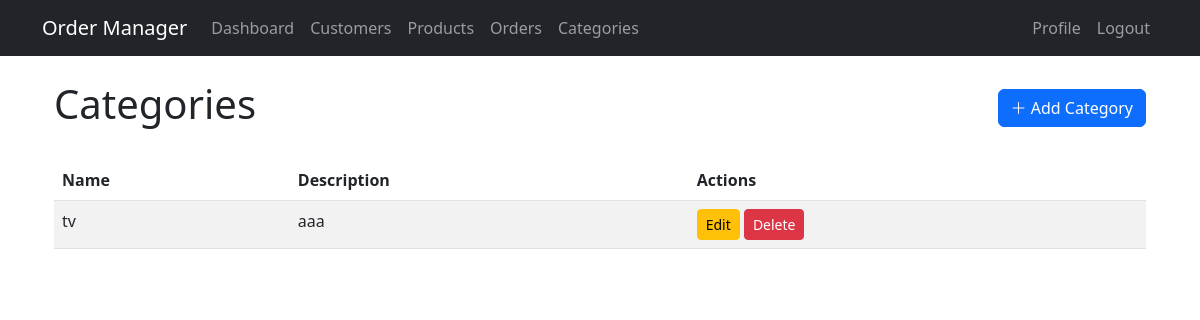
/categories/ (signed in), run on an earlier commit of the app's database.
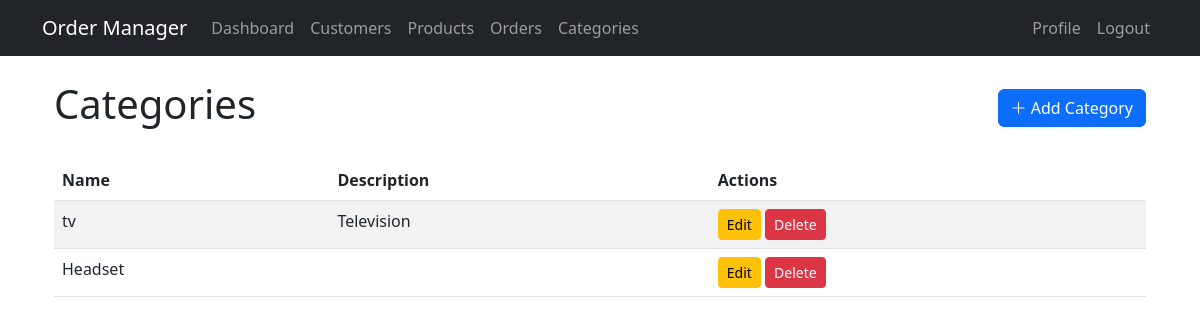
And on a later commit of the database.
### core/models.py (models this page shows, shortened)
class Category(models.Model):
    name = models.CharField(max_length=100)
    description = models.TextField(blank=True)
    created_by = models.ForeignKey(User, on_delete=models.CASCADE, null=True)  # Add this line
    created_at = models.DateTimeField(auto_now_add=True)
    updated_at = models.DateTimeField(auto_now=True)

### core/views.py (the view)
# urls.py: path('categories/', views.category_list, name='category_list'),
@login_required
def category_list(request):
    categories = Category.objects.all()
    return render(request, 'core/category_list.html', {'categories': categories})

### templates/core/category_list.html
{% extends "core/base.html" %}
{% block content %}
<div class="container mt-4">
    <div class="d-flex justify-content-between align-items-center mb-4">
        <h1>Categories</h1>
        <a href="{% url 'core:category_create' %}" class="btn btn-primary">
            <i class="bi bi-plus-lg"></i> Add Category
        </a>
    </div>
    <table class="table table-striped">
        <thead>
            <tr>
                <th>Name</th>
                <th>Description</th>
                <th>Actions</th>
            </tr>
        </thead>
        <tbody>
            {% for category in categories %}
            <tr>
                <td>{{ category.name }}</td>
                <td>{{ category.description|truncatechars:50 }}</td>
                <td>
                    <a href="{% url 'core:category_update' category.pk %}" class="btn btn-sm btn-warning">
                        Edit
                    </a>
                    <a href="{% url 'core:category_delete' category.pk %}" class="btn btn-sm btn-danger">
                        Delete
                    </a>
                </td>
            </tr>
            {% empty %}
            <tr>
                <td colspan="3">No categories found.</td>
            </tr>
            {% endfor %}
        </tbody>
    </table>
</div>
{% endblock %}

What changed in the data, as far as the page shows it:
changed Category "tv": description "aaa" → "Television"
added Category: name "Headset"
